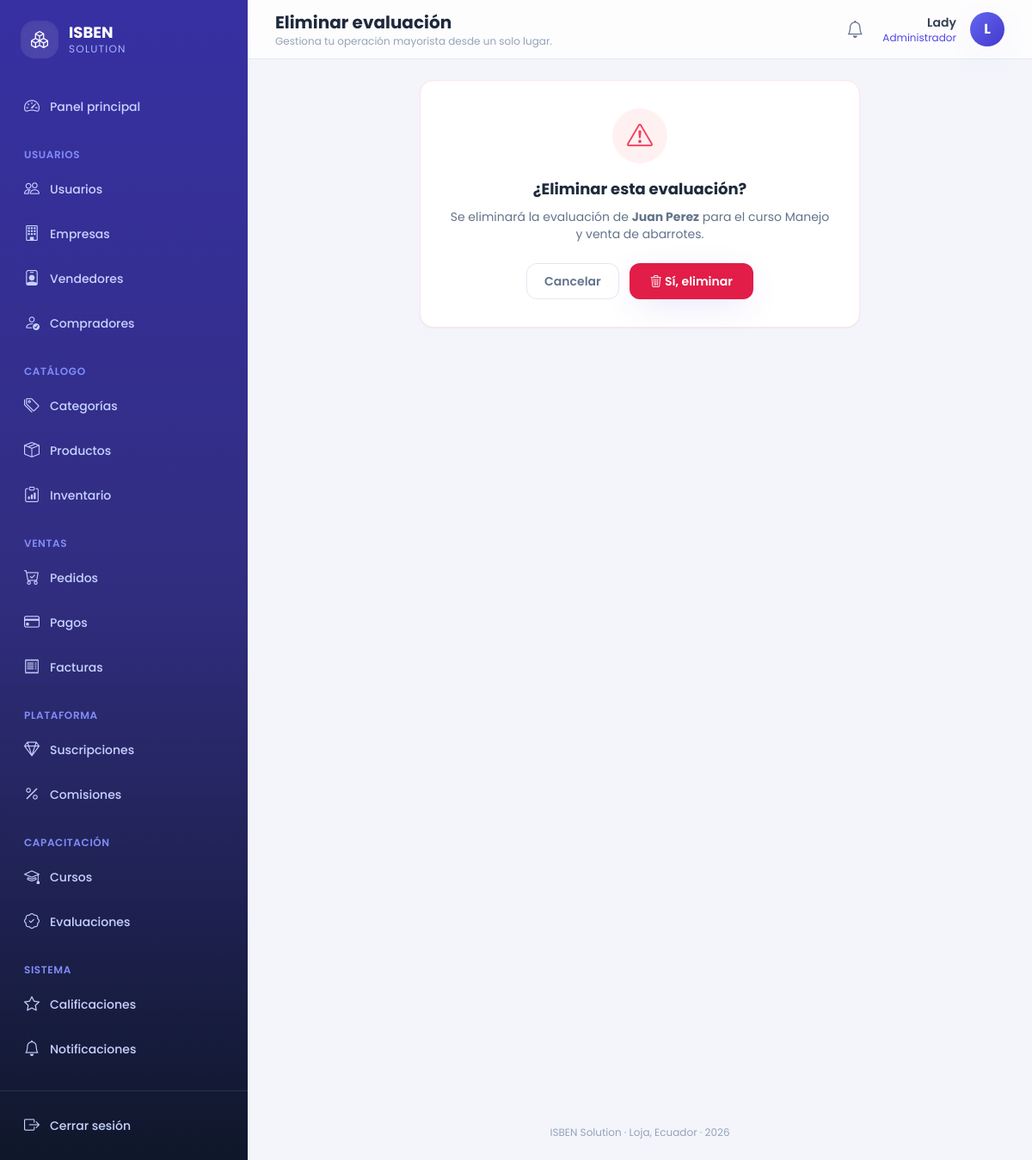
The app's page /evaluaciones/1/eliminar/ (signed in) with its own data.
### core/models.py (models this page shows, shortened)
class Notificacion(models.Model):
    destinatario  = models.ForeignKey(Usuario, on_delete=models.CASCADE,
                                      related_name='notificaciones')
    tipo          = models.CharField(max_length=20, choices=TIPO_NOTIFICACION)
    titulo        = models.CharField(max_length=200)
    mensaje       = models.TextField()
    leida         = models.BooleanField(default=False)
    fecha_envio   = models.DateTimeField(auto_now_add=True)
    fecha_lectura = models.DateTimeField(null=True, blank=True)
    class Meta:
        ordering = ['-fecha_envio']
        verbose_name = 'Notificación'
        verbose_name_plural = 'Notificaciones'

class Usuario(AbstractUser):
    email    = models.EmailField(unique=True)
    telefono = models.CharField(max_length=20, blank=True)
    rol      = models.CharField(max_length=20, choices=ROL_USUARIO)
    fecha_actualizacion = models.DateTimeField(auto_now=True)
    REQUIRED_FIELDS = ['email', 'rol']
    class Meta:
        verbose_name = 'Usuario'
        verbose_name_plural = 'Usuarios'

class Evaluacion(models.Model):
    vendedor         = models.ForeignKey(Vendedor, on_delete=models.CASCADE,
                                         related_name='evaluaciones')
    curso            = models.ForeignKey(Curso, on_delete=models.CASCADE,
                                         related_name='evaluaciones')
    puntaje_obtenido = models.FloatField()
    puntaje_minimo   = models.FloatField()
    aprobado         = models.BooleanField(default=False)
    fecha_rendicion  = models.DateTimeField(auto_now_add=True)
    class Meta:
        verbose_name = 'Evaluación'
        verbose_name_plural = 'Evaluaciones'

class Vendedor(models.Model):
    usuario               = models.OneToOneField(Usuario, on_delete=models.CASCADE,
                                                 related_name='vendedor')
    numero_identidad      = models.CharField(max_length=20, unique=True)
    calificacion_promedio = models.FloatField(default=0.0)
    estado_aprobacion     = models.CharField(max_length=20, choices=ESTADO_APROBACION,
                                             default='pendiente')
    empresas_aprobadoras  = models.ManyToManyField(Empresa, blank=True,
                                                   related_name='vendedores_aprobados')
    class Meta:
        verbose_name = 'Vendedor'
        verbose_name_plural = 'Vendedores'

class Curso(models.Model):
    empresa        = models.ForeignKey(Empresa, on_delete=models.CASCADE,
                                       related_name='cursos', null=True, blank=True)
    titulo         = models.CharField(max_length=200)
    descripcion    = models.TextField(blank=True)
    duracion_horas = models.FloatField()
    url_contenido  = models.URLField(blank=True)
    activo         = models.BooleanField(default=True)
    fecha_creacion = models.DateTimeField(auto_now_add=True)
    vendedores     = models.ManyToManyField(Vendedor, blank=True,
                                            related_name='cursos_asignados')
    class Meta:
        verbose_name = 'Curso'
        verbose_name_plural = 'Cursos'

### core/views.py (the view)
# urls.py: path('evaluaciones/<int:pk>/eliminar/', views.eliminar_evaluacion, name='eliminar_evaluacion'),
@rol_requerido('administrador')
def eliminar_evaluacion(request, pk):
    evaluacion = get_object_or_404(Evaluacion, pk=pk)
    if request.method == 'POST':
        evaluacion.delete()
        messages.success(request, "Evaluación eliminada correctamente.")
        return redirect('lista_evaluaciones')
    return render(request, 'core/evaluaciones/eliminar.html', {'evaluacion': evaluacion})

### core/context_processors.py (called while the page is built)
def notificaciones(request):
    if request.user.is_authenticated:
        return {
            'notificaciones_no_leidas_global': request.user.notificaciones.filter(leida=False).count(),
        }
    return {}

### core/templates/core/evaluaciones/eliminar.html (shortened to what this page needs)
{% extends 'core/master.html' %}
{% block header_title %}Eliminar evaluación{% endblock %}
{% block content %}
<div class="mx-auto max-w-lg rounded-2xl border border-rose-100 bg-white p-8 text-center shadow-sm">
  <div class="mx-auto mb-4 grid h-16 w-16 place-items-center rounded-full bg-rose-50 text-3xl text-rose-500"><i class="bi bi-exclamation-triangle"></i></div>
  <h2 class="text-lg font-bold text-slate-800">¿Eliminar esta evaluación?</h2>
  <p class="mt-2 text-sm text-slate-500">Se eliminará la evaluación de <strong>{{ evaluacion.vendedor.usuario.get_full_name }}</strong> para el curso {{ evaluacion.curso.titulo }}.</p>
  <form method="post" class="mt-6 flex justify-center gap-3">
    <a href="{% url 'detalle_evaluacion' evaluacion.pk %}" class="rounded-xl border border-slate-200 px-5 py-2.5 text-sm font-semibold text-slate-500 transition hover:border-slate-300 hover:bg-slate-50">Cancelar</a>
    <button type="submit" class="rounded-xl bg-rose-600 px-6 py-2.5 text-sm font-semibold text-white shadow-soft transition active:scale-[0.98] hover:bg-rose-700"><i class="bi bi-trash3"></i> Sí, eliminar</button>
  </form>
</div>
{% endblock %}

### core/templates/core/master.html (shortened to what this page needs)
{% load static %}
<!DOCTYPE html>
<html lang="es">
<head>
<script src="https://cdn.tailwindcss.com"></script>
<link rel="stylesheet" href="https://cdn.jsdelivr.net/npm/bootstrap-icons@1.11.3/font/bootstrap-icons.min.css">
<link rel="stylesheet" href="{% static 'core/css/estilos.css' %}">
</head>
<body class="font-sans text-slate-700 antialiased" x-data="{ sidebarOpen: false }">
{% if user.is_authenticated %}
<div class="flex min-h-screen">
  <aside
    class="fixed inset-y-0 left-0 z-40 w-72 transform bg-gradient-to-b from-brand-800 via-brand-900 to-slate-900 text-indigo-100 transition-transform duration-300 lg:static lg:translate-x-0"
    :class="sidebarOpen ? 'translate-x-0' : '-translate-x-full'">
    <div class="flex h-full flex-col">
      <div class="flex items-center gap-3 px-6 py-6">
        <div class="flex h-11 w-11 items-center justify-center rounded-2xl bg-white/10 text-xl font-bold text-white shadow-inner">
          <i class="bi bi-boxes"></i>
        </div>
        <div>
          <p class="text-lg font-bold leading-tight text-white">ISBEN</p>
          <p class="text-xs uppercase tracking-widest text-indigo-300">Solution</p>
        </div>
      </div>
      <nav class="mt-2 flex-1 space-y-6 overflow-y-auto px-4 pb-6">
        <div>
          <a href="{% url 'inicio' %}"
             class="group relative flex items-center gap-3 rounded-xl px-3 py-2.5 text-sm font-medium transition {% if request.resolver_match.url_name == 'inicio' %}bg-white/10 text-white shadow-soft{% else %}text-indigo-200 hover:translate-x-0.5 hover:bg-white/5 hover:text-white{% endif %}">
            <i class="bi bi-speedometer2 text-lg"></i> Panel principal
          </a>
        </div>
        {% if user.rol == 'administrador' %}
        <div>
          <p class="px-3 pb-2 text-xs font-semibold uppercase tracking-wider text-indigo-400">Usuarios</p>
          <div class="space-y-1">
            {% include 'core/partials/_nav_link.html' with url_name='lista_usuarios' icon='bi-people' label='Usuarios' %}
            {% include 'core/partials/_nav_link.html' with url_name='lista_empresas' icon='bi-building' label='Empresas' %}
            {% include 'core/partials/_nav_link.html' with url_name='lista_vendedores' icon='bi-person-badge' label='Vendedores' %}
            {% include 'core/partials/_nav_link.html' with url_name='lista_compradores' icon='bi-person-check' label='Compradores' %}
          </div>
        </div>
        {% endif %}
        <div>
          <p class="px-3 pb-2 text-xs font-semibold uppercase tracking-wider text-indigo-400">Catálogo</p>
          <div class="space-y-1">
            {% include 'core/partials/_nav_link.html' with url_name='lista_categorias' icon='bi-tags' label='Categorías' %}
            {% include 'core/partials/_nav_link.html' with url_name='lista_productos' icon='bi-box-seam' label='Productos' %}
            {% if user.rol in 'empresa,administrador' %}
              {% include 'core/partials/_nav_link.html' with url_name='lista_inventario' icon='bi-clipboard-data' label='Inventario' %}
            {% endif %}
          </div>
        </div>
        <div>
          <p class="px-3 pb-2 text-xs font-semibold uppercase tracking-wider text-indigo-400">Ventas</p>
          <div class="space-y-1">
            {% include 'core/partials/_nav_link.html' with url_name='lista_pedidos' icon='bi-cart-check' label='Pedidos' %}
            {% include 'core/partials/_nav_link.html' with url_name='lista_pagos' icon='bi-credit-card' label='Pagos' %}
            {% include 'core/partials/_nav_link.html' with url_name='lista_facturas' icon='bi-receipt' label='Facturas' %}
          </div>
        </div>
        {% if user.rol == 'administrador' or user.rol == 'empresa' %}
        <div>
          <p class="px-3 pb-2 text-xs font-semibold uppercase tracking-wider text-indigo-400">Plataforma</p>
          <div class="space-y-1">
            {% include 'core/partials/_nav_link.html' with url_name='lista_suscripciones' icon='bi-gem' label='Suscripciones' %}
            {% include 'core/partials/_nav_link.html' with url_name='lista_comisiones' icon='bi-percent' label='Comisiones' %}
          </div>
        </div>
        {% endif %}
        <div>
          <p class="px-3 pb-2 text-xs font-semibold uppercase tracking-wider text-indigo-400">Capacitación</p>
          <div class="space-y-1">
            {% include 'core/partials/_nav_link.html' with url_name='lista_cursos' icon='bi-mortarboard' label='Cursos' %}
            {% include 'core/partials/_nav_link.html' with url_name='lista_evaluaciones' icon='bi-patch-check' label='Evaluaciones' %}
          </div>
        </div>
        <div>
          <p class="px-3 pb-2 text-xs font-semibold uppercase tracking-wider text-indigo-400">Sistema</p>
          <div class="space-y-1">
            {% include 'core/partials/_nav_link.html' with url_name='lista_calificaciones' icon='bi-star' label='Calificaciones' %}
            {% include 'core/partials/_nav_link.html' with url_name='lista_notificaciones' icon='bi-bell' label='Notificaciones' %}
          </div>
        </div>
      </nav>
      <div class="border-t border-white/10 p-4">
        <form action="{% url 'logout' %}" method="post">
          <button type="submit" class="flex w-full items-center gap-3 rounded-xl px-3 py-2.5 text-sm font-medium text-indigo-200 transition hover:bg-white/5 hover:text-white">
            <i class="bi bi-box-arrow-right text-lg"></i> Cerrar sesión
          </button>
        </form>
      </div>
    </div>
  </aside>
  <div class="flex min-h-screen flex-1 flex-col lg:pl-0">
    <header class="sticky top-0 z-20 flex items-center justify-between gap-4 border-b border-slate-200 bg-white/80 px-4 py-3 backdrop-blur lg:px-8">
      <div class="flex items-center gap-3">
        <div>
          <h1 class="text-lg font-bold text-slate-800 lg:text-xl">{% block header_title %}{% endblock %}</h1>
          <p class="hidden text-xs text-slate-400 sm:block">{% block header_subtitle %}Gestiona tu operación mayorista desde un solo lugar.{% endblock %}</p>
        </div>
      </div>
      <div class="flex items-center gap-3">
        <a href="{% url 'lista_notificaciones' %}" class="relative grid h-10 w-10 place-items-center rounded-xl text-slate-500 transition hover:bg-slate-100 hover:text-brand-600" title="Notificaciones">
          <i class="bi bi-bell text-xl"></i>
        </a>
        <div class="flex items-center gap-4" x-data="{ open: false }">
          <div class="hidden text-right sm:block">
            <p class="text-sm font-semibold text-slate-700">{{ user.get_full_name|default:user.username }}</p>
            <p class="text-xs capitalize text-brand-600">{{ user.get_rol_display }}</p>
          </div>
          <button @click="open = !open" class="grid h-10 w-10 place-items-center rounded-full bg-gradient-to-br from-brand-500 to-brand-700 font-bold text-white shadow-soft transition hover:shadow-lg">
            {{ user.first_name|slice:":1"|upper|default:user.username|slice:":1"|upper }}
          </button>
        </div>
      </div>
    </header>
    <main class="pagina-contenido flex-1 px-4 py-6 lg:px-8">
      {% block content %}{% endblock %}
    </main>
    <footer class="px-4 py-6 text-center text-xs text-slate-400 lg:px-8">
      ISBEN Solution &middot; Loja, Ecuador &middot; {% now "Y" %}
    </footer>
  </div>
</div>
{% else %}
  {% block auth_content %}{% endblock %}
{% endif %}
</body>
</html>

### core/templates/core/partials/_nav_link.html (shortened to what this page needs)
{% url url_name as nav_url %}
<a href="{{ nav_url }}"
   class="group relative flex items-center gap-3 rounded-xl px-3 py-2.5 text-sm font-medium transition {% if request.resolver_match.url_name == url_name %}bg-white/10 text-white shadow-soft{% else %}text-indigo-200 hover:translate-x-0.5 hover:bg-white/5 hover:text-white{% endif %}">
  <i class="bi {{ icon }} text-lg"></i> {{ label }}
</a>

### core/templates/core/master.html (style rules this page uses)
body { background: #f4f5fb; }
main.pagina-contenido { animation: fadeInUp 0.35s ease-out; }
a, button { -webkit-tap-highlight-color: transparent; }

### records on screen
Notificacion: tipo "Inventario"
Usuario: get_full_name "Lady", rol "Administrador", first_name "L"
Evaluacion: vendedor.usuario.get_full_name "Juan Perez", curso.titulo "Manejo y venta de abarrotes"

### other values on screen
{{ label }} "Usuarios Empresas Vendedores Compradores Categorías Productos Pedidos Pagos Facturas Suscripciones Comisiones Cursos Evaluaciones Calificaciones Notificaciones"
